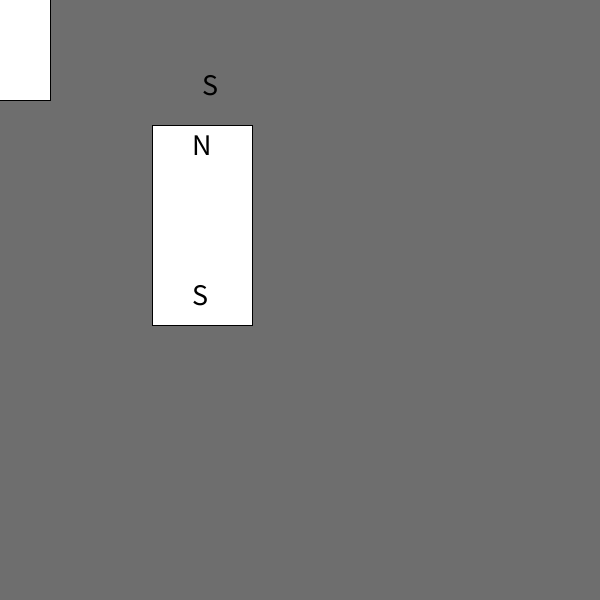
Frame 1 (no input)
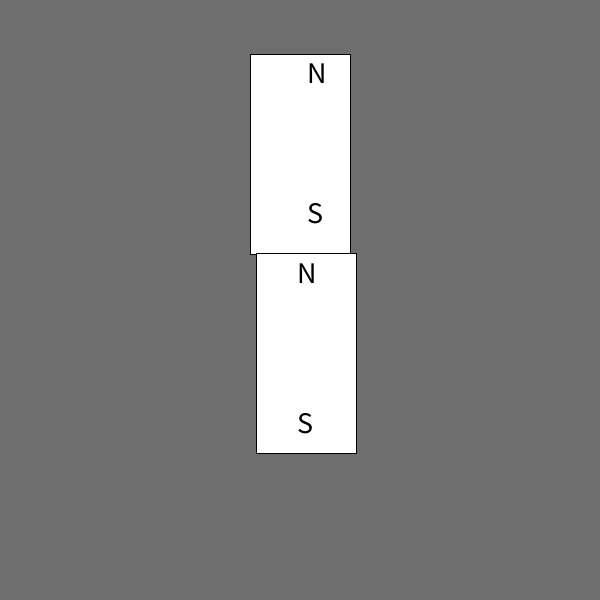
Frame 60 (the mouse pressed at the canvas centre just before this capture)
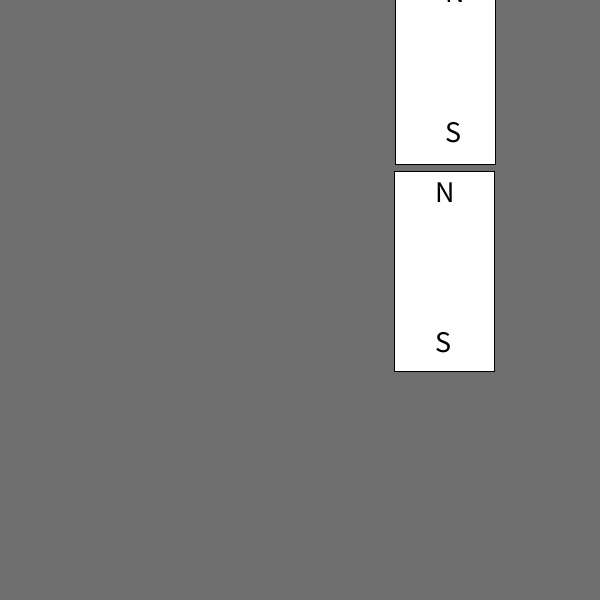
Frame 120 (the mouse held since frame 60 and released just before this capture)

The Processing sketch that drew these frames (run headless with seeded random() and noise(); from frame 60 on, the mouse is pressed at the canvas centre):

// Processing sketch: sketch_43_mangents
// ── sketch_43_mangents.pde
/*
  Brief description of the program here
 
 
 Author:Rituparna Matkar
 Email:rituparna.matkar@gmail.com
 */
float reX, reY;
float reX1, reY1;

float a = 0;
void setup() {
  size(600, 600);
  //  frameRate(10);
}

void draw() {
  background(110);
  //noCursor();
  reX = noise(a, 10)*width;
  reY = noise(a, 20)*height;

  fill(255);
  rect(reX1-50, reY1-100, 100, 200);
  if (dist(reX, reY, reX1, reY1)<200) {
    reX1=reX+50;
    reY1=reY-100;
  } else 
  {
    reX1=mouseX;
    reY1=mouseY;
  }
  rect(reX, reY, 100, 200);
  textSize(30);
  fill(0);
  text("N", reX+40, reY+30);
  text("S", reX+40, reY+180);
  text("N", reX1, reY1-70);
  text("S", reX1, reY1+70);

  a= a+.01;
}
void mouseClicked(){
  reX1=mouseX;
    reY1=mouseY;
}
